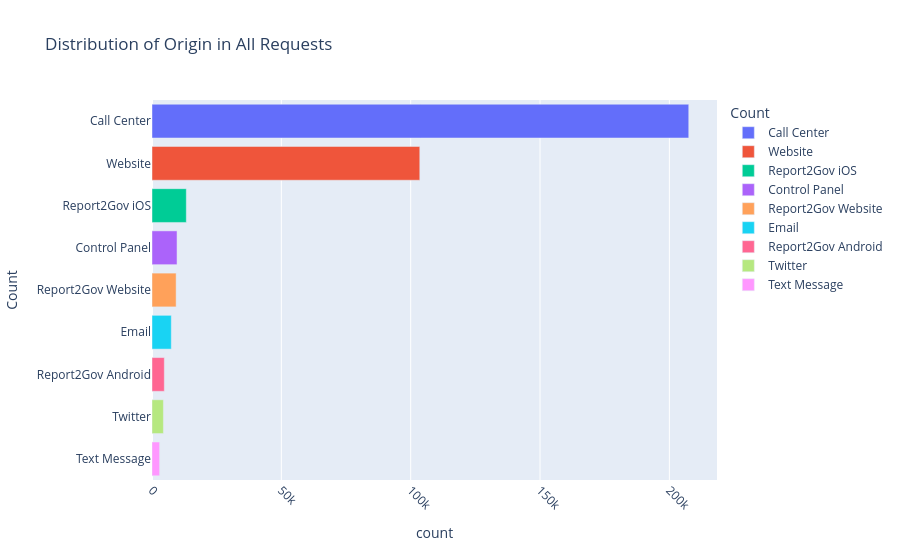
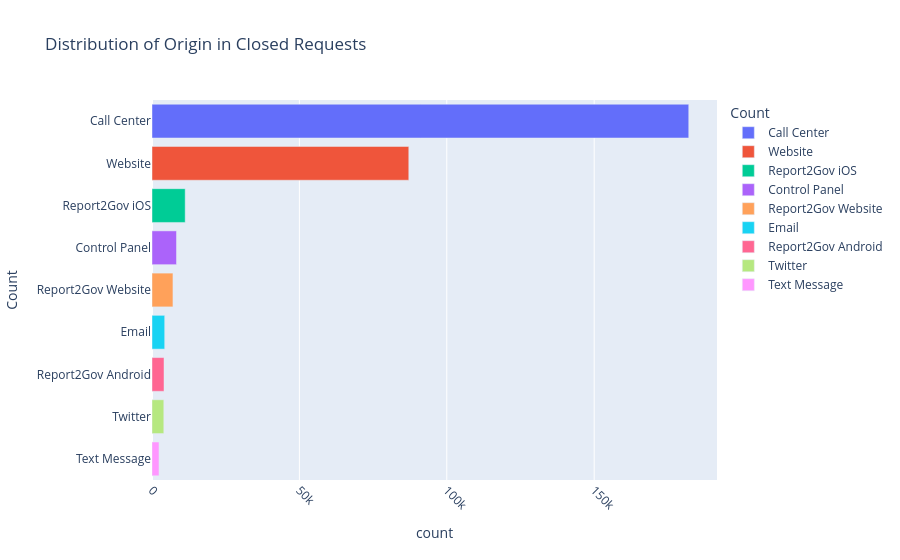
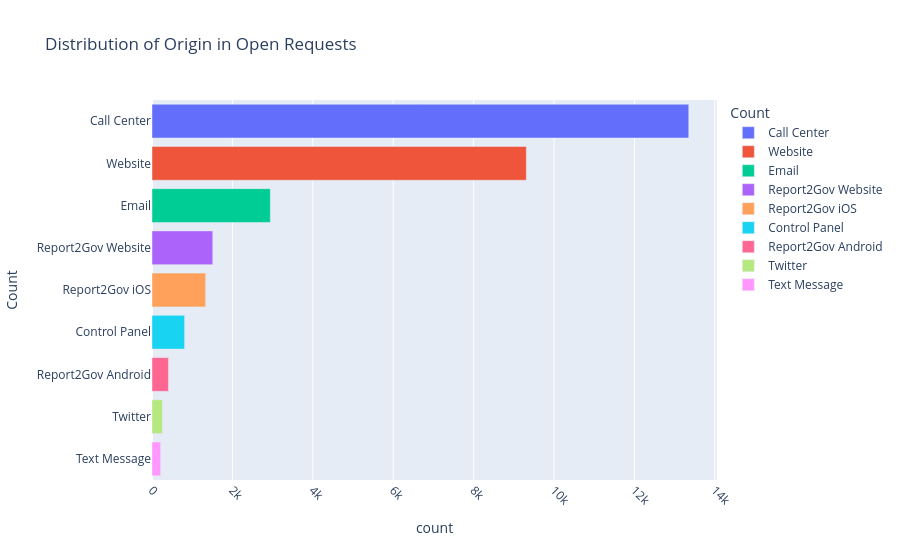
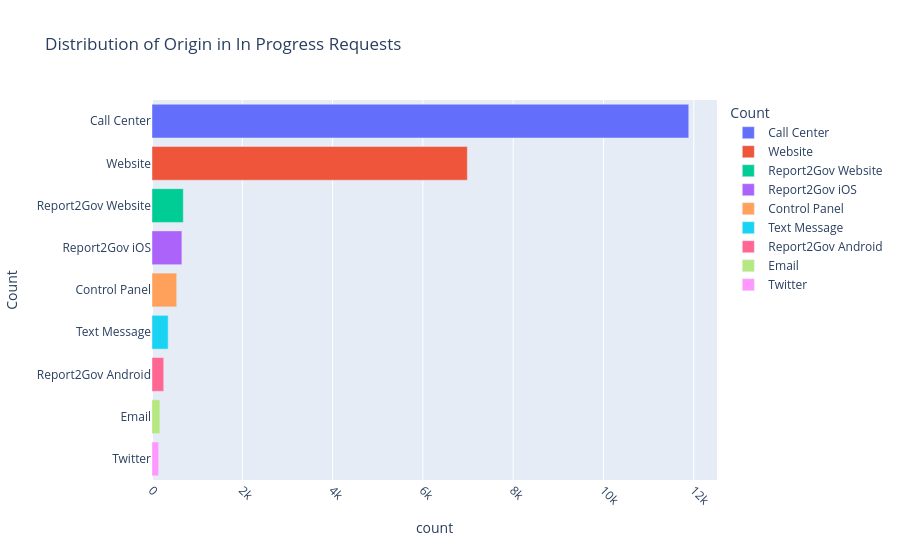

The notebook cell saved with these charts, in order:
### Code cell
# Visualize the distribution of 'origin'

# Distribution of Origin in All Requests
fig_all = px.bar(data_sorted['origin'].value_counts().reset_index(),
                 x='count', y='origin',
                 labels={'index': 'Origin', 'origin': 'Count'},
                 title='Distribution of Origin in All Requests',
                 color='origin')
fig_all.update_layout(xaxis=dict(tickangle=45))
fig_all.show()

# Distribution of Origin in Closed Requests
fig_closed = px.bar(df_closed['origin'].value_counts().reset_index(),
                    x='count', y='origin',
                    labels={'index': 'Origin', 'origin': 'Count'},
                    title='Distribution of Origin in Closed Requests',
                    color='origin',)
fig_closed.update_layout(xaxis=dict(tickangle=45))
fig_closed.show()

# Distribution of Origin in Open Requests
fig_open = px.bar(df_open['origin'].value_counts().reset_index(),
                  x='count', y='origin',
                  labels={'index': 'Origin', 'origin': 'Count'},
                  title='Distribution of Origin in Open Requests',
                  color='origin')
fig_open.update_layout(xaxis=dict(tickangle=45))
fig_open.show()

# Distribution of Origin in In Progress Requests
fig_in_progress = px.bar(df_in_progress['origin'].value_counts().reset_index(),
                         x='count', y='origin',
                         labels={'index': 'Origin', 'origin': 'Count'},
                         title='Distribution of Origin in In Progress Requests',
                         color='origin')
fig_in_progress.update_layout(xaxis=dict(tickangle=45))
fig_in_progress.show()

### Figure 1 — Plotly figure (JSON) as saved in the notebook; plotly's stock layout.template omitted (floating-point values rounded to 4 significant figures)
{"data": [{"hovertemplate": "Count=%{y}<br>count=%{x}<extra></extra>", "legendgroup": "Call Center", "marker": {"color": "#636efa", "pattern": {"shape": ""}}, "name": "Call Center", "orientation": "h", "showlegend": true, "textposition": "auto", "type": "bar", "x": [207489], "xaxis": "x", "y": ["Call Center"], "yaxis": "y"}, {"hovertemplate": "Count=%{y}<br>count=%{x}<extra></extra>", "legendgroup": "Website", "marker": {"color": "#EF553B", "pattern": {"shape": ""}}, "name": "Website", "orientation": "h", "showlegend": true, "textposition": "auto", "type": "bar", "x": [103518], "xaxis": "x", "y": ["Website"], "yaxis": "y"}, {"hovertemplate": "Count=%{y}<br>count=%{x}<extra></extra>", "legendgroup": "Report2Gov iOS", "marker": {"color": "#00cc96", "pattern": {"shape": ""}}, "name": "Report2Gov iOS", "orientation": "h", "showlegend": true, "textposition": "auto", "type": "bar", "x": [13267], "xaxis": "x", "y": ["Report2Gov iOS"], "yaxis": "y"}, {"hovertemplate": "Count=%{y}<br>count=%{x}<extra></extra>", "legendgroup": "Control Panel", "marker": {"color": "#ab63fa", "pattern": {"shape": ""}}, "name": "Control Panel", "orientation": "h", "showlegend": true, "textposition": "auto", "type": "bar", "x": [9679], "xaxis": "x", "y": ["Control Panel"], "yaxis": "y"}, {"hovertemplate": "Count=%{y}<br>count=%{x}<extra></extra>", "legendgroup": "Report2Gov Website", "marker": {"color": "#FFA15A", "pattern": {"shape": ""}}, "name": "Report2Gov Website", "orientation": "h", "showlegend": true, "textposition": "auto", "type": "bar", "x": [9326], "xaxis": "x", "y": ["Report2Gov Website"], "yaxis": "y"}, {"hovertemplate": "Count=%{y}<br>count=%{x}<extra></extra>", "legendgroup": "Email", "marker": {"color": "#19d3f3", "pattern": {"shape": ""}}, "name": "Email", "orientation": "h", "showlegend": true, "textposition": "auto", "type": "bar", "x": [7455], "xaxis": "x", "y": ["Email"], "yaxis": "y"}, {"hovertemplate": "Count=%{y}<br>count=%{x}<extra></extra>", "legendgroup": "Report2Gov Android", "marker": {"color": "#FF6692", "pattern": {"shape": ""}}, "name": "Report2Gov Android", "orientation": "h", "showlegend": true, "textposition": "auto", "type": "bar", "x": [4759], "xaxis": "x", "y": ["Report2Gov Android"], "yaxis": "y"}, {"hovertemplate": "Count=%{y}<br>count=%{x}<extra></extra>", "legendgroup": "Twitter", "marker": {"color": "#B6E880", "pattern": {"shape": ""}}, "name": "Twitter", "orientation": "h", "showlegend": true, "textposition": "auto", "type": "bar", "x": [4416], "xaxis": "x", "y": ["Twitter"], "yaxis": "y"}, {"hovertemplate": "Count=%{y}<br>count=%{x}<extra></extra>", "legendgroup": "Text Message", "marker": {"color": "#FF97FF", "pattern": {"shape": ""}}, "name": "Text Message", "orientation": "h", "showlegend": true, "textposition": "auto", "type": "bar", "x": [2950], "xaxis": "x", "y": ["Text Message"], "yaxis": "y"}], "layout": {"barmode": "relative", "legend": {"title": {"text": "Count"}, "tracegroupgap": 0}, "title": {"text": "Distribution of Origin in All Requests"}, "xaxis": {"anchor": "y", "domain": [0, 1], "tickangle": 45, "title": {"text": "count"}}, "yaxis": {"anchor": "x", "categoryarray": ["Text Message", "Twitter", "Report2Gov Android", "Email", "Report2Gov Website", "Control Panel", "Report2Gov iOS", "Website", "Call Center"], "categoryorder": "array", "domain": [0, 1], "title": {"text": "Count"}}}}

### Figure 2 — Plotly figure (JSON) as saved in the notebook; plotly's stock layout.template omitted (floating-point values rounded to 4 significant figures)
{"data": [{"hovertemplate": "Count=%{y}<br>count=%{x}<extra></extra>", "legendgroup": "Call Center", "marker": {"color": "#636efa", "pattern": {"shape": ""}}, "name": "Call Center", "orientation": "h", "showlegend": true, "textposition": "auto", "type": "bar", "x": [182076], "xaxis": "x", "y": ["Call Center"], "yaxis": "y"}, {"hovertemplate": "Count=%{y}<br>count=%{x}<extra></extra>", "legendgroup": "Website", "marker": {"color": "#EF553B", "pattern": {"shape": ""}}, "name": "Website", "orientation": "h", "showlegend": true, "textposition": "auto", "type": "bar", "x": [87108], "xaxis": "x", "y": ["Website"], "yaxis": "y"}, {"hovertemplate": "Count=%{y}<br>count=%{x}<extra></extra>", "legendgroup": "Report2Gov iOS", "marker": {"color": "#00cc96", "pattern": {"shape": ""}}, "name": "Report2Gov iOS", "orientation": "h", "showlegend": true, "textposition": "auto", "type": "bar", "x": [11260], "xaxis": "x", "y": ["Report2Gov iOS"], "yaxis": "y"}, {"hovertemplate": "Count=%{y}<br>count=%{x}<extra></extra>", "legendgroup": "Control Panel", "marker": {"color": "#ab63fa", "pattern": {"shape": ""}}, "name": "Control Panel", "orientation": "h", "showlegend": true, "textposition": "auto", "type": "bar", "x": [8309], "xaxis": "x", "y": ["Control Panel"], "yaxis": "y"}, {"hovertemplate": "Count=%{y}<br>count=%{x}<extra></extra>", "legendgroup": "Report2Gov Website", "marker": {"color": "#FFA15A", "pattern": {"shape": ""}}, "name": "Report2Gov Website", "orientation": "h", "showlegend": true, "textposition": "auto", "type": "bar", "x": [7106], "xaxis": "x", "y": ["Report2Gov Website"], "yaxis": "y"}, {"hovertemplate": "Count=%{y}<br>count=%{x}<extra></extra>", "legendgroup": "Email", "marker": {"color": "#19d3f3", "pattern": {"shape": ""}}, "name": "Email", "orientation": "h", "showlegend": true, "textposition": "auto", "type": "bar", "x": [4308], "xaxis": "x", "y": ["Email"], "yaxis": "y"}, {"hovertemplate": "Count=%{y}<br>count=%{x}<extra></extra>", "legendgroup": "Report2Gov Android", "marker": {"color": "#FF6692", "pattern": {"shape": ""}}, "name": "Report2Gov Android", "orientation": "h", "showlegend": true, "textposition": "auto", "type": "bar", "x": [4076], "xaxis": "x", "y": ["Report2Gov Android"], "yaxis": "y"}, {"hovertemplate": "Count=%{y}<br>count=%{x}<extra></extra>", "legendgroup": "Twitter", "marker": {"color": "#B6E880", "pattern": {"shape": ""}}, "name": "Twitter", "orientation": "h", "showlegend": true, "textposition": "auto", "type": "bar", "x": [4008], "xaxis": "x", "y": ["Twitter"], "yaxis": "y"}, {"hovertemplate": "Count=%{y}<br>count=%{x}<extra></extra>", "legendgroup": "Text Message", "marker": {"color": "#FF97FF", "pattern": {"shape": ""}}, "name": "Text Message", "orientation": "h", "showlegend": true, "textposition": "auto", "type": "bar", "x": [2372], "xaxis": "x", "y": ["Text Message"], "yaxis": "y"}], "layout": {"barmode": "relative", "legend": {"title": {"text": "Count"}, "tracegroupgap": 0}, "title": {"text": "Distribution of Origin in Closed Requests"}, "xaxis": {"anchor": "y", "domain": [0, 1], "tickangle": 45, "title": {"text": "count"}}, "yaxis": {"anchor": "x", "categoryarray": ["Text Message", "Twitter", "Report2Gov Android", "Email", "Report2Gov Website", "Control Panel", "Report2Gov iOS", "Website", "Call Center"], "categoryorder": "array", "domain": [0, 1], "title": {"text": "Count"}}}}

### Figure 3 — Plotly figure (JSON) as saved in the notebook; plotly's stock layout.template omitted (floating-point values rounded to 4 significant figures)
{"data": [{"hovertemplate": "Count=%{y}<br>count=%{x}<extra></extra>", "legendgroup": "Call Center", "marker": {"color": "#636efa", "pattern": {"shape": ""}}, "name": "Call Center", "orientation": "h", "showlegend": true, "textposition": "auto", "type": "bar", "x": [13351], "xaxis": "x", "y": ["Call Center"], "yaxis": "y"}, {"hovertemplate": "Count=%{y}<br>count=%{x}<extra></extra>", "legendgroup": "Website", "marker": {"color": "#EF553B", "pattern": {"shape": ""}}, "name": "Website", "orientation": "h", "showlegend": true, "textposition": "auto", "type": "bar", "x": [9311], "xaxis": "x", "y": ["Website"], "yaxis": "y"}, {"hovertemplate": "Count=%{y}<br>count=%{x}<extra></extra>", "legendgroup": "Email", "marker": {"color": "#00cc96", "pattern": {"shape": ""}}, "name": "Email", "orientation": "h", "showlegend": true, "textposition": "auto", "type": "bar", "x": [2943], "xaxis": "x", "y": ["Email"], "yaxis": "y"}, {"hovertemplate": "Count=%{y}<br>count=%{x}<extra></extra>", "legendgroup": "Report2Gov Website", "marker": {"color": "#ab63fa", "pattern": {"shape": ""}}, "name": "Report2Gov Website", "orientation": "h", "showlegend": true, "textposition": "auto", "type": "bar", "x": [1512], "xaxis": "x", "y": ["Report2Gov Website"], "yaxis": "y"}, {"hovertemplate": "Count=%{y}<br>count=%{x}<extra></extra>", "legendgroup": "Report2Gov iOS", "marker": {"color": "#FFA15A", "pattern": {"shape": ""}}, "name": "Report2Gov iOS", "orientation": "h", "showlegend": true, "textposition": "auto", "type": "bar", "x": [1335], "xaxis": "x", "y": ["Report2Gov iOS"], "yaxis": "y"}, {"hovertemplate": "Count=%{y}<br>count=%{x}<extra></extra>", "legendgroup": "Control Panel", "marker": {"color": "#19d3f3", "pattern": {"shape": ""}}, "name": "Control Panel", "orientation": "h", "showlegend": true, "textposition": "auto", "type": "bar", "x": [811], "xaxis": "x", "y": ["Control Panel"], "yaxis": "y"}, {"hovertemplate": "Count=%{y}<br>count=%{x}<extra></extra>", "legendgroup": "Report2Gov Android", "marker": {"color": "#FF6692", "pattern": {"shape": ""}}, "name": "Report2Gov Android", "orientation": "h", "showlegend": true, "textposition": "auto", "type": "bar", "x": [410], "xaxis": "x", "y": ["Report2Gov Android"], "yaxis": "y"}, {"hovertemplate": "Count=%{y}<br>count=%{x}<extra></extra>", "legendgroup": "Twitter", "marker": {"color": "#B6E880", "pattern": {"shape": ""}}, "name": "Twitter", "orientation": "h", "showlegend": true, "textposition": "auto", "type": "bar", "x": [258], "xaxis": "x", "y": ["Twitter"], "yaxis": "y"}, {"hovertemplate": "Count=%{y}<br>count=%{x}<extra></extra>", "legendgroup": "Text Message", "marker": {"color": "#FF97FF", "pattern": {"shape": ""}}, "name": "Text Message", "orientation": "h", "showlegend": true, "textposition": "auto", "type": "bar", "x": [215], "xaxis": "x", "y": ["Text Message"], "yaxis": "y"}], "layout": {"barmode": "relative", "legend": {"title": {"text": "Count"}, "tracegroupgap": 0}, "title": {"text": "Distribution of Origin in Open Requests"}, "xaxis": {"anchor": "y", "domain": [0, 1], "tickangle": 45, "title": {"text": "count"}}, "yaxis": {"anchor": "x", "categoryarray": ["Text Message", "Twitter", "Report2Gov Android", "Control Panel", "Report2Gov iOS", "Report2Gov Website", "Email", "Website", "Call Center"], "categoryorder": "array", "domain": [0, 1], "title": {"text": "Count"}}}}

### Figure 4 — Plotly figure (JSON) as saved in the notebook; plotly's stock layout.template omitted (floating-point values rounded to 4 significant figures)
{"data": [{"hovertemplate": "Count=%{y}<br>count=%{x}<extra></extra>", "legendgroup": "Call Center", "marker": {"color": "#636efa", "pattern": {"shape": ""}}, "name": "Call Center", "orientation": "h", "showlegend": true, "textposition": "auto", "type": "bar", "x": [11888], "xaxis": "x", "y": ["Call Center"], "yaxis": "y"}, {"hovertemplate": "Count=%{y}<br>count=%{x}<extra></extra>", "legendgroup": "Website", "marker": {"color": "#EF553B", "pattern": {"shape": ""}}, "name": "Website", "orientation": "h", "showlegend": true, "textposition": "auto", "type": "bar", "x": [6984], "xaxis": "x", "y": ["Website"], "yaxis": "y"}, {"hovertemplate": "Count=%{y}<br>count=%{x}<extra></extra>", "legendgroup": "Report2Gov Website", "marker": {"color": "#00cc96", "pattern": {"shape": ""}}, "name": "Report2Gov Website", "orientation": "h", "showlegend": true, "textposition": "auto", "type": "bar", "x": [693], "xaxis": "x", "y": ["Report2Gov Website"], "yaxis": "y"}, {"hovertemplate": "Count=%{y}<br>count=%{x}<extra></extra>", "legendgroup": "Report2Gov iOS", "marker": {"color": "#ab63fa", "pattern": {"shape": ""}}, "name": "Report2Gov iOS", "orientation": "h", "showlegend": true, "textposition": "auto", "type": "bar", "x": [662], "xaxis": "x", "y": ["Report2Gov iOS"], "yaxis": "y"}, {"hovertemplate": "Count=%{y}<br>count=%{x}<extra></extra>", "legendgroup": "Control Panel", "marker": {"color": "#FFA15A", "pattern": {"shape": ""}}, "name": "Control Panel", "orientation": "h", "showlegend": true, "textposition": "auto", "type": "bar", "x": [547], "xaxis": "x", "y": ["Control Panel"], "yaxis": "y"}, {"hovertemplate": "Count=%{y}<br>count=%{x}<extra></extra>", "legendgroup": "Text Message", "marker": {"color": "#19d3f3", "pattern": {"shape": ""}}, "name": "Text Message", "orientation": "h", "showlegend": true, "textposition": "auto", "type": "bar", "x": [358], "xaxis": "x", "y": ["Text Message"], "yaxis": "y"}, {"hovertemplate": "Count=%{y}<br>count=%{x}<extra></extra>", "legendgroup": "Report2Gov Android", "marker": {"color": "#FF6692", "pattern": {"shape": ""}}, "name": "Report2Gov Android", "orientation": "h", "showlegend": true, "textposition": "auto", "type": "bar", "x": [260], "xaxis": "x", "y": ["Report2Gov Android"], "yaxis": "y"}, {"hovertemplate": "Count=%{y}<br>count=%{x}<extra></extra>", "legendgroup": "Email", "marker": {"color": "#B6E880", "pattern": {"shape": ""}}, "name": "Email", "orientation": "h", "showlegend": true, "textposition": "auto", "type": "bar", "x": [175], "xaxis": "x", "y": ["Email"], "yaxis": "y"}, {"hovertemplate": "Count=%{y}<br>count=%{x}<extra></extra>", "legendgroup": "Twitter", "marker": {"color": "#FF97FF", "pattern": {"shape": ""}}, "name": "Twitter", "orientation": "h", "showlegend": true, "textposition": "auto", "type": "bar", "x": [146], "xaxis": "x", "y": ["Twitter"], "yaxis": "y"}], "layout": {"barmode": "relative", "legend": {"title": {"text": "Count"}, "tracegroupgap": 0}, "title": {"text": "Distribution of Origin in In Progress Requests"}, "xaxis": {"anchor": "y", "domain": [0, 1], "tickangle": 45, "title": {"text": "count"}}, "yaxis": {"anchor": "x", "categoryarray": ["Twitter", "Email", "Report2Gov Android", "Text Message", "Control Panel", "Report2Gov iOS", "Report2Gov Website", "Website", "Call Center"], "categoryorder": "array", "domain": [0, 1], "title": {"text": "Count"}}}}
